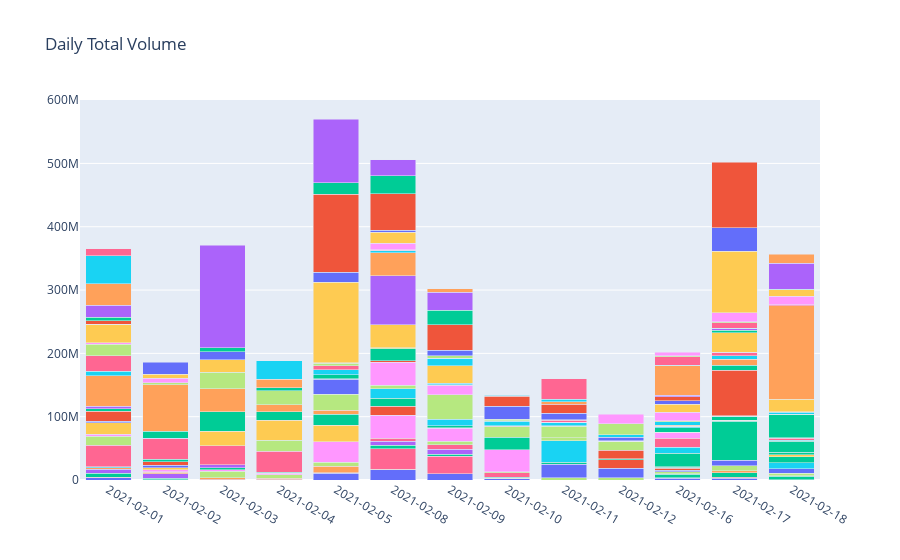

The notebook cell this image was saved under:
### Code cell
# group bar chart
def group_bc_traces(x, y, hue, groups, df, agg=np.sum, legend=False):
    # creates a grouped barchart according to hue (color)
    
    groups = groups.copy()
    groups.append(hue)
    groups_df = df.groupby(groups).agg(agg).reset_index()
    
    traces = []
    for v in df[hue].unique():
        trace = go.Bar(name=v, showlegend=legend, x=groups_df[groups_df[hue]==v][x].astype(str), y=groups_df[groups_df[hue]==v][y])
        traces.append(trace)
        
    return traces

def plot_traces(traces):
    # plots several traces
    fig = go.Figure()
    
    for t in traces:
        fig.add_trace(t)
        
    return fig

traces = group_bc_traces("date", "abs_volume", "ticker", ["date"], df)
fig = plot_traces(traces)
fig.update_layout(
    title="Daily Total Volume",
    barmode='stack',
    xaxis={'categoryorder':'category ascending', 'type': 'category'}
)
fig.show()

### Figure 1 — Plotly figure (JSON) as saved in the notebook; plotly's stock layout.template omitted (floating-point values rounded to 4 significant figures)
{"data": [{"name": "API", "showlegend": false, "type": "bar", "x": ["2021-02-01", "2021-02-05", "2021-02-08", "2021-02-09", "2021-02-10", "2021-02-16", "2021-02-17"], "y": [3900000.0, 10530000.0, 16273279, 9873000.0, 1763900, 2857000.0, 2801000.0]}, {"name": "AVAV", "showlegend": false, "type": "bar", "x": ["2021-02-01", "2021-02-02", "2021-02-03", "2021-02-04", "2021-02-05", "2021-02-08", "2021-02-16", "2021-02-17", "2021-02-18"], "y": [736100.0, 753300.0, 1558305, 1547000.0, 1020054, 748500.0, 845200.0, 1163000.0, 51190.0]}, {"name": "BEAM", "showlegend": false, "type": "bar", "x": ["2021-02-01", "2021-02-02", "2021-02-16", "2021-02-17", "2021-02-18"], "y": [5805000.0, 1821000, 5490000.0, 7474885, 6082000.0]}, {"name": "BEKE", "showlegend": false, "type": "bar", "x": ["2021-02-01", "2021-02-02"], "y": [6823000.0, 7314000.0]}, {"name": "BYDDY", "showlegend": false, "type": "bar", "x": ["2021-02-01", "2021-02-02", "2021-02-03", "2021-02-04", "2021-02-16", "2021-02-17", "2021-02-18"], "y": [2027000.0, 2532000.0, 2199000.0, 1197000.0, 858500.0, 3124000.0, 939900.0]}, {"name": "CDXS", "showlegend": false, "type": "bar", "x": ["2021-02-01"], "y": [1469000.0]}, {"name": "DKNG", "showlegend": false, "type": "bar", "x": ["2021-02-01", "2021-02-08", "2021-02-09"], "y": [33830000.0, 32520000.0, 27660000.0]}, {"name": "FATE", "showlegend": false, "type": "bar", "x": ["2021-02-01", "2021-02-02", "2021-02-03", "2021-02-04", "2021-02-10", "2021-02-11", "2021-02-12", "2021-02-16", "2021-02-17", "2021-02-18"], "y": [14170000.0, 564288, 9727000.0, 5648000.0, 1272000.0, 3734000.0, 3453000.0, 2747000.0, 8112000.0, 3418000.0]}, {"name": "FLIR", "showlegend": false, "type": "bar", "x": ["2021-02-01", "2021-02-02", "2021-02-03", "2021-02-04"], "y": [3710000.0, 3486060, 2740000.0, 2422000.0]}, {"name": "FSLY", "showlegend": false, "type": "bar", "x": ["2021-02-01", "2021-02-02"], "y": [18310000.0, 2508000.0]}, {"name": "IRDM", "showlegend": false, "type": "bar", "x": ["2021-02-01", "2021-02-02", "2021-02-11", "2021-02-12", "2021-02-16", "2021-02-17", "2021-02-18"], "y": [1997000.0, 4356000.0, 21080000.0, 15360000.0, 2224000.0, 8819000.0, 7516000.0]}, {"name": "LMT", "showlegend": false, "type": "bar", "x": ["2021-02-01", "2021-02-02", "2021-02-12", "2021-02-16"], "y": [15490000.0, 5403000.0, 13350000.0, 3596050]}, {"name": "MTLS", "showlegend": false, "type": "bar", "x": ["2021-02-01", "2021-02-02", "2021-02-03", "2021-02-04", "2021-02-08", "2021-02-09", "2021-02-10", "2021-02-11", "2021-02-12", "2021-02-16"], "y": [4140000.0, 4034000.0, 3462000.0, 1481130, 5204900, 3306000.0, 1391000.0, 3102000.0, 1161000.0, 1652000.0]}, {"name": "NNDM", "showlegend": false, "type": "bar", "x": ["2021-02-01", "2021-02-03", "2021-02-08", "2021-02-09"], "y": [4248000.0, 4721000.0, 6101000.0, 7760000.0]}, {"name": "NVDA", "showlegend": false, "type": "bar", "x": ["2021-02-01", "2021-02-05"], "y": [48380000.0, 10216341]}, {"name": "PACB", "showlegend": false, "type": "bar", "x": ["2021-02-01", "2021-02-11", "2021-02-16", "2021-02-18"], "y": [6995000.0, 34023171, 871400.0, 9380000.0]}, {"name": "PCAR", "showlegend": false, "type": "bar", "x": ["2021-02-01", "2021-02-02", "2021-02-03", "2021-02-04", "2021-02-08", "2021-02-09", "2021-02-10"], "y": [24150000.0, 32647275, 29590000.0, 33210000.0, 5084000.0, 6742000.0, 7162000.0]}, {"name": "PYPL", "showlegend": false, "type": "bar", "x": ["2021-02-01", "2021-02-04", "2021-02-05", "2021-02-09", "2021-02-10", "2021-02-11"], "y": [17860000.0, 17540000.0, 6646000.0, 5776000.0, 1254000.0, 4901000.0]}, {"name": "REGN", "showlegend": false, "type": "bar", "x": ["2021-02-01", "2021-02-05", "2021-02-08", "2021-02-09", "2021-02-10"], "y": [2631000.0, 32220000.0, 36330000.0, 20420000.0, 35050000.0]}, {"name": "ROKU", "showlegend": false, "type": "bar", "x": ["2021-02-01", "2021-02-03", "2021-02-04", "2021-02-05"], "y": [28960000.0, 22630000.0, 31390000.0, 25910000.0]}, {"name": "RPTX", "showlegend": false, "type": "bar", "x": ["2021-02-01", "2021-02-02"], "y": [387300.0, 317600.0]}, {"name": "SPCE", "showlegend": false, "type": "bar", "x": ["2021-02-01", "2021-02-08", "2021-02-09", "2021-02-12"], "y": [5156000.0, 14200000.0, 1150000.0, 13640000.0]}, {"name": "SPLK", "showlegend": false, "type": "bar", "x": ["2021-02-01", "2021-02-02", "2021-02-03", "2021-02-04", "2021-02-05", "2021-02-08", "2021-02-09", "2021-02-10", "2021-02-16", "2021-02-17", "2021-02-18"], "y": [5595000.0, 11456752, 30810000.0, 13020000.0, 17120000.0, 12610000.0, 3107000.0, 19850000.0, 20819100, 61150000.0, 9472000.0]}, {"name": "SQ", "showlegend": false, "type": "bar", "x": ["2021-02-01"], "y": [19150000.0]}, {"name": "TER", "showlegend": false, "type": "bar", "x": ["2021-02-01", "2021-02-02", "2021-02-03", "2021-02-04", "2021-02-05"], "y": [34410000.0, 73588176, 36310000.0, 11020000.0, 6270000.0]}, {"name": "TSM", "showlegend": false, "type": "bar", "x": ["2021-02-01", "2021-02-08", "2021-02-09", "2021-02-16"], "y": [43520000.0, 14950000.0, 10190000.0, 10150000.0]}, {"name": "Z", "showlegend": false, "type": "bar", "x": ["2021-02-01", "2021-02-16"], "y": [11160000.0, 13640000.0]}, {"name": "NVS", "showlegend": false, "type": "bar", "x": ["2021-02-02", "2021-02-03", "2021-02-04", "2021-02-05", "2021-02-08", "2021-02-09", "2021-02-10", "2021-02-11", "2021-02-12"], "y": [2778000.0, 26800000.0, 22320000.0, 25550000.0, 5784000.0, 38836343, 16429912, 17960000.0, 14210000.0]}, {"name": "SE", "showlegend": false, "type": "bar", "x": ["2021-02-02", "2021-02-08", "2021-02-09", "2021-02-16"], "y": [6951000.0, 36130000.0, 14510000.0, 9002000.0]}, {"name": "TWST", "showlegend": false, "type": "bar", "x": ["2021-02-02", "2021-02-03", "2021-02-16", "2021-02-17", "2021-02-18"], "y": [6743000.0, 19170000.0, 285700.0, 1533570, 2653000.0]}, {"name": "VRTX", "showlegend": false, "type": "bar", "x": ["2021-02-02", "2021-02-03", "2021-02-05"], "y": [18450000.0, 12470000.0, 23959650]}, {"name": "ONVO", "showlegend": false, "type": "bar", "x": ["2021-02-03", "2021-02-04", "2021-02-05", "2021-02-08", "2021-02-09", "2021-02-10", "2021-02-11", "2021-02-12", "2021-02-16", "2021-02-17"], "y": [345800.0, 114500.0, 266600.0, 2527000.0, 828200.0, 570100.0, 721000.0, 92490.0, 68420.0, 85900.0]}, {"name": "PSTG", "showlegend": false, "type": "bar", "x": ["2021-02-03", "2021-02-04", "2021-02-05", "2021-02-08", "2021-02-16", "2021-02-17", "2021-02-18"], "y": [6622000.0, 5020000.0, 6507000.0, 18880000.0, 7787000.0, 6231000.0, 4120000.0]}, {"name": "SPOT", "showlegend": false, "type": "bar", "x": ["2021-02-03"], "y": [161948552]}, {"name": "BILL", "showlegend": false, "type": "bar", "x": ["2021-02-04"], "y": [13400000.0]}, {"name": "LSPD", "showlegend": false, "type": "bar", "x": ["2021-02-04", "2021-02-05", "2021-02-09", "2021-02-10", "2021-02-11"], "y": [29040000.0, 8273000.0, 3027000.0, 1195000.0, 5231000.0]}, {"name": "HUYA", "showlegend": false, "type": "bar", "x": ["2021-02-05"], "y": [5736000.0]}, {"name": "KTOS", "showlegend": false, "type": "bar", "x": ["2021-02-05", "2021-02-08"], "y": [3999000.0, 1347000.0]}, {"name": "LGVW", "showlegend": false, "type": "bar", "x": ["2021-02-05", "2021-02-11", "2021-02-12"], "y": [1346360, 167300.0, 237700.0]}, {"name": "PINS", "showlegend": false, "type": "bar", "x": ["2021-02-05", "2021-02-08", "2021-02-09"], "y": [126900000.0, 36900000.0, 27400000.0]}, {"name": "PTON", "showlegend": false, "type": "bar", "x": ["2021-02-05"], "y": [15823800]}, {"name": "SNAP", "showlegend": false, "type": "bar", "x": ["2021-02-05"], "y": [123400000.0]}, {"name": "TMO", "showlegend": false, "type": "bar", "x": ["2021-02-05", "2021-02-18"], "y": [17550000.0, 17320000.0]}, {"name": "U", "showlegend": false, "type": "bar", "x": ["2021-02-05", "2021-02-08"], "y": [100940400, 76900000.0]}, {"name": "BABA", "showlegend": false, "type": "bar", "x": ["2021-02-08"], "y": [36130000.0]}, {"name": "CDNA", "showlegend": false, "type": "bar", "x": ["2021-02-08", "2021-02-09", "2021-02-10", "2021-02-16", "2021-02-17", "2021-02-18"], "y": [3264000.0, 11370000.0, 6886000.0, 836800.0, 34730.0, 1803000.0]}, {"name": "EXPC", "showlegend": false, "type": "bar", "x": ["2021-02-08", "2021-02-09", "2021-02-10", "2021-02-11", "2021-02-18"], "y": [1314000.0, 666300.0, 626100.0, 3319000.0, 2993000.0]}, {"name": "KMTUY", "showlegend": false, "type": "bar", "x": ["2021-02-08", "2021-02-09", "2021-02-10", "2021-02-11", "2021-02-12", "2021-02-16", "2021-02-17", "2021-02-18"], "y": [227700.0, 3464000.0, 2141000.0, 537300.0, 600000, 1539000.0, 587900.0, 620589]}, {"name": "MELI", "showlegend": false, "type": "bar", "x": ["2021-02-08"], "y": [10345828]}, {"name": "PDD", "showlegend": false, "type": "bar", "x": ["2021-02-08"], "y": [17150000.0]}, {"name": "RHHBY", "showlegend": false, "type": "bar", "x": ["2021-02-08", "2021-02-09", "2021-02-10", "2021-02-11", "2021-02-12"], "y": [3171000.0, 8693000.0, 21270000.0, 10710000.0, 5811000.0]}, {"name": "SHOP", "showlegend": false, "type": "bar", "x": ["2021-02-08", "2021-02-09", "2021-02-10", "2021-02-11", "2021-02-17"], "y": [57670000.0, 40560000.0, 15110000.0, 13830000.0, 72370000.0]}, {"name": "TCEHY", "showlegend": false, "type": "bar", "x": ["2021-02-08", "2021-02-09", "2021-02-17", "2021-02-18"], "y": [28890000.0, 22560000.0, 7700000.0, 37210000.0]}, {"name": "TWTR", "showlegend": false, "type": "bar", "x": ["2021-02-08", "2021-02-09"], "y": [25210000.0, 28340000.0]}, {"name": "SSYS", "showlegend": false, "type": "bar", "x": ["2021-02-09", "2021-02-10", "2021-02-11", "2021-02-16", "2021-02-17", "2021-02-18"], "y": [5612000.0, 821900.0, 4626000.0, 1442000.0, 9380000.0, 468.9]}, {"name": "NTDOY", "showlegend": false, "type": "bar", "x": ["2021-02-10", "2021-02-11", "2021-02-12", "2021-02-16", "2021-02-17", "2021-02-18"], "y": [777700, 3579000.0, 3930000.0, 5577000.0, 5638000.0, 3495000.0]}, {"name": "CMLF", "showlegend": false, "type": "bar", "x": ["2021-02-11", "2021-02-17"], "y": [32420000.0, 5618000.0]}, {"name": "ISRG", "showlegend": false, "type": "bar", "x": ["2021-02-12", "2021-02-16"], "y": [16680000.0, 1452330]}, {"name": "TDY", "showlegend": false, "type": "bar", "x": ["2021-02-12", "2021-02-16", "2021-02-17", "2021-02-18"], "y": [15600000.0, 12890000.0, 202500.0, 517700.0]}, {"name": "ABBV", "showlegend": false, "type": "bar", "x": ["2021-02-16", "2021-02-17", "2021-02-18"], "y": [12840000.0, 30840000.0, 19600000.0]}, {"name": "ACIC", "showlegend": false, "type": "bar", "x": ["2021-02-16"], "y": [5540000.0]}, {"name": "AMZN", "showlegend": false, "type": "bar", "x": ["2021-02-16"], "y": [6101000.0]}, {"name": "BFLY", "showlegend": false, "type": "bar", "x": ["2021-02-16", "2021-02-17"], "y": [679700.0, 3366000.0]}, {"name": "PD", "showlegend": false, "type": "bar", "x": ["2021-02-16", "2021-02-17"], "y": [1785000.0, 2822000.0]}, {"name": "PLTR", "showlegend": false, "type": "bar", "x": ["2021-02-16", "2021-02-18"], "y": [46840000.0, 147600000.0]}, {"name": "RAVN", "showlegend": false, "type": "bar", "x": ["2021-02-16", "2021-02-17"], "y": [697700.0, 550800.0]}, {"name": "SGFY", "showlegend": false, "type": "bar", "x": ["2021-02-16", "2021-02-17", "2021-02-18"], "y": [13260000.0, 8954000.0, 1661000.0]}, {"name": "VCYT", "showlegend": false, "type": "bar", "x": ["2021-02-16", "2021-02-17", "2021-02-18"], "y": [1670000.0, 1258000.0, 474300.0]}, {"name": "VEEV", "showlegend": false, "type": "bar", "x": ["2021-02-16", "2021-02-17", "2021-02-18"], "y": [5706000.0, 14620000.0, 12920000.0]}, {"name": "EXAS", "showlegend": false, "type": "bar", "x": ["2021-02-17", "2021-02-18"], "y": [97060000.0, 10614762]}, {"name": "GOOGL", "showlegend": false, "type": "bar", "x": ["2021-02-17"], "y": [37270000.0]}, {"name": "TSLA", "showlegend": false, "type": "bar", "x": ["2021-02-17"], "y": [102900000.0]}, {"name": "MASS", "showlegend": false, "type": "bar", "x": ["2021-02-18"], "y": [437600.0]}, {"name": "TWLO", "showlegend": false, "type": "bar", "x": ["2021-02-18"], "y": [41114871]}, {"name": "TXG", "showlegend": false, "type": "bar", "x": ["2021-02-18"], "y": [14260000.0]}], "layout": {"autosize": true, "barmode": "stack", "title": {"text": "Daily Total Volume"}, "xaxis": {"autorange": true, "categoryorder": "category ascending", "range": [-0.5, 12.5], "type": "category"}, "yaxis": {"autorange": true, "range": [0, 600200000.0], "type": "linear"}}}
